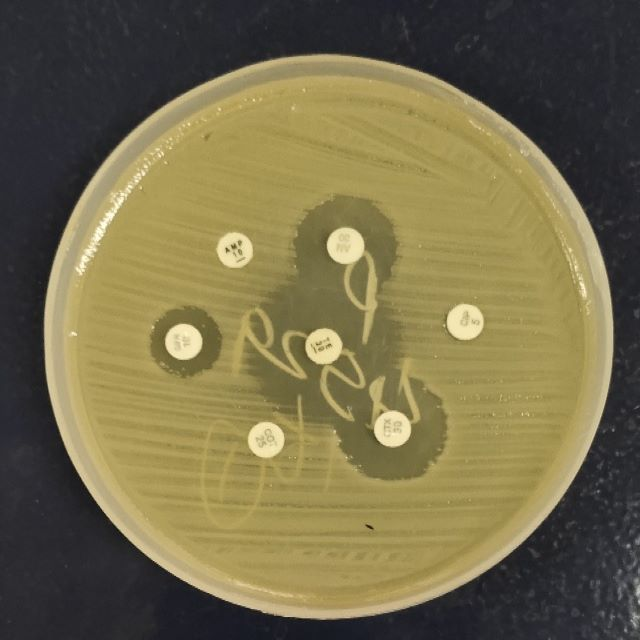
#> input picture image.jpg, 640 x 640 px; its folder holds only this picture in this run
$ python -i GUI.py   (imports and definitions only)
#> lines starting #> are read from the running program, lines starting #| are printed output that depends on the picture; after the words box and inside, x2 and y2 are one past the last pixel; in counts of white or black regions, pixels touching at a corner belong together
#> the answer given: image.jpg
#> in select_image, image is the input picture: shape (640, 640, 3); mean B, G, R 74.3, 108.7, 117.9
### experiment.py
import cv2
import numpy as np
import csv
import os
import glob
import shutil
import math

class Measure:

    def start(self,Image,crop_flag=True):
#> called with Image = 'image.jpg', crop_flag = True
        try:
            img_name=Image.split('.')[0].split('/')[-1]
            print(img_name)
            #check whether the .csv file is already present
            header_flag=os.path.exists('Record.xlsx')
            img = cv2.imread(Image, cv2.IMREAD_COLOR)
            img = cv2.resize(img, (512, 1111))
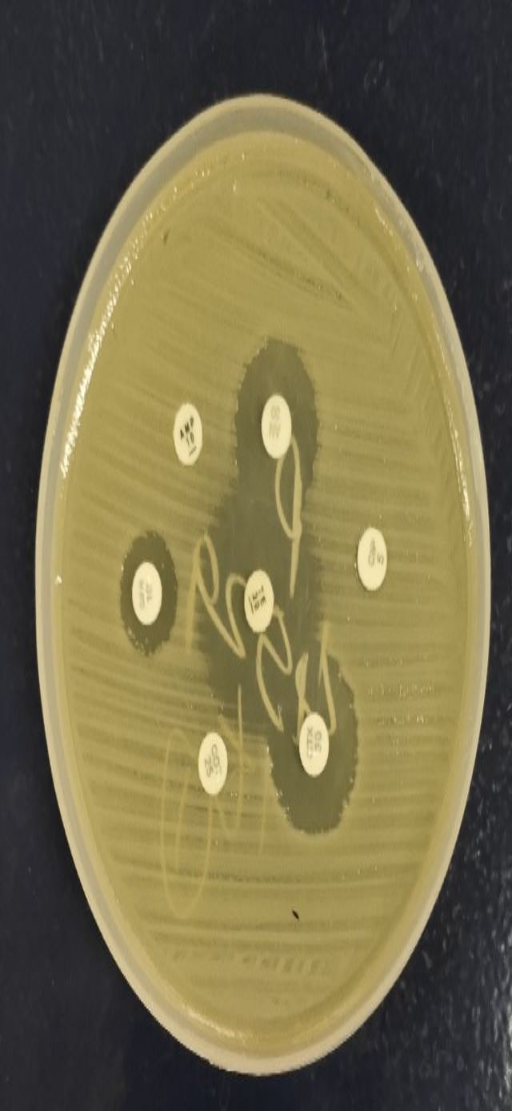
#> img: shape (1111, 512, 3); mean B, G, R 74.2, 108.6, 117.8
            img_=img
            # Convert to grayscale.
            gray = cv2.cvtColor(img, cv2.COLOR_BGR2GRAY)
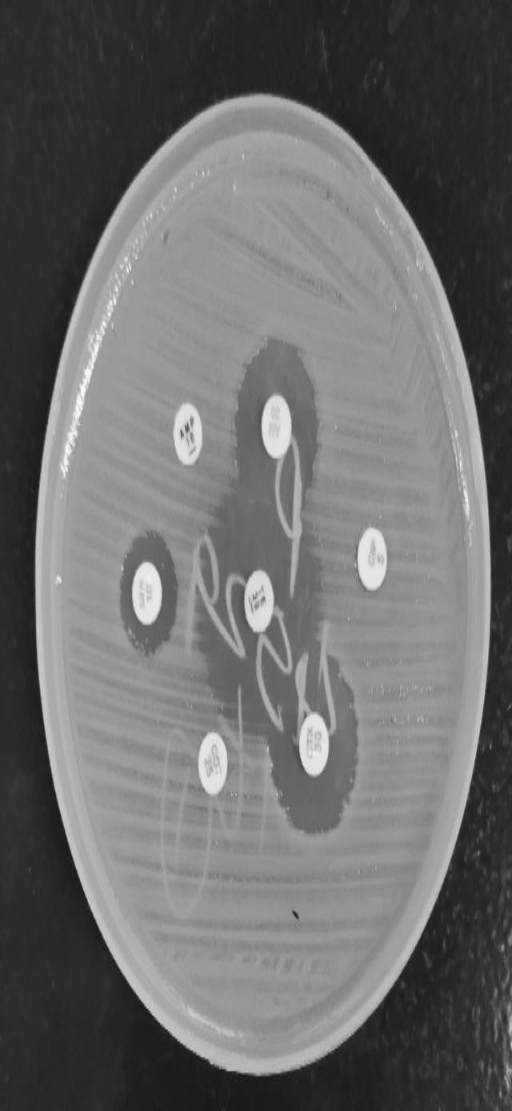
#> gray: shape (1111, 512); min 16, max 251, mean 107.4

            # Blur using 3 * 3 kernel.
            gray_blurred = cv2.blur(gray, (5, 3))

            # Apply Hough transform on the blurred image.
            detected_circles = cv2.HoughCircles(gray_blurred,
                                                cv2.HOUGH_GRADIENT, 1, 10, param1=300,
                                                param2=17, minRadius=1, maxRadius=15)
#> detected_circles = [[314.5, 764.5, 10]]
            # detected_circles_b is for big circle
            detected_circles_b = cv2.HoughCircles(gray_blurred, cv2.HOUGH_GRADIENT, 1, 20,
                                                  param1=100, param2=100, minRadius=30, maxRadius=240)
#> detected_circles_b = None
            # detected_circles_s is for big circle
            detected_circles_s = cv2.HoughCircles(gray_blurred, cv2.HOUGH_GRADIENT, 1, 10,
                                                  param1=100, param2=30, minRadius=1, maxRadius=15)
#> detected_circles_s = None

            #########################################################################
            ## Outer and Inner Circle detection code
            # Draw circles that are detected.
            if detected_circles_b is not None:

                # Convert the circle parameters a, b and r to integers.
                detected_circles_b = np.uint16(np.around(detected_circles_b))
                # print(detected_circles_b[0,0:7])
                for pt in detected_circles_b[0, 0:1]:
                    a, b, r = pt[0], pt[1], pt[2]

                    # Draw the circumference of the circle.
                    cv2.circle(img, (a, b), r, (0, 255, 0), 4)

                    # Draw a small circle (of radius 1) to show the center.
                    cv2.circle(img, (a, b), 1, (0, 0, 255), 2)
            i = 0
            label = ['x1', 'x2', 'x3', 'x4', 'x5', 'x6', 'x7', 'x8']
            chk=False
            header=["Patient's Sample Number",'x1(Px)','x1(mm)','Comment', 'x2(Px)','x2(mm)','Comment', 'x3(Px)', 'x3(mm)',
                    'Comment', 'x4(Px)', 'x4(mm)','Comment', 'x5(Px)', 'x5(mm)','Comment', 'x6(Px)', 'x6(mm)',
                    'Comment', 'x7(Px)', 'x7(mm)','Comment', 'x8(Px)', 'x8(mm)','Comment']
            if detected_circles_s is not None:
                test=detected_circles_s
                chk=True

                # Convert the circle parameters a, b and r to integers.
                detected_circles_s1 = np.uint16(np.around(detected_circles_s))
                mm = detected_circles_s1
                mm_=[]
                for pt in mm[0, 0:10]:
                    a, b = pt[0], pt[1]
                    r = 13
                    cv2.circle(img, (a, b), r, (0, 255, 0), 4)

                    #cv2.putText(img, label[i], (a - 15, b + 15), cv2.FONT_HERSHEY_SIMPLEX, 0.7, (255, 0, 0), 2)
                    #i += 1
                    #cv2.circle(img, (a, b), 1, (0, 0, 255), 2)
                    mm_.append([a,b,r])
                    # [18 lines of commented-out code are left out]
            data_out = []
            #if detected_circles is not None:
            if detected_circles is not None:
                detected_circles = np.uint16(np.around(detected_circles))
#> detected_circles = [[314, 764, 10]]
                #detected_circles = np.uint16(np.around(detected_circles))
                for pt in detected_circles[0, :]:
                    x, y, r = pt
                    h = 10

                    while h < 160:

                        #                 print('radius -', h)
                        try:
                            crop_img = img[y - h:y + h, x - h:x + h]
                            gray = cv2.cvtColor(crop_img, cv2.COLOR_BGR2GRAY)
                            gray_blurred = cv2.blur(gray, (5, 3))
                            ret, thresh = cv2.threshold(gray_blurred, 100, 255, cv2.THRESH_OTSU)
                            # ret, thresh = cv2.threshold(gray_blurred, 100, 255, 1)
                            edges = gray_blurred  # cv2.Canny(gray_blurred,50,20)
                            kernel = np.ones((5, 5), np.uint8)
                            img_dilation = cv2.dilate(thresh, kernel, iterations=1)
                            img_erosion = cv2.erode(img_dilation, kernel, iterations=1)
                            # if h>60:
                            #     cv2.imshow('test',img_dilation)
                            #     cv2.waitKey(0)

                            detected_circles_1 = cv2.HoughCircles(img_erosion, cv2.HOUGH_GRADIENT, 30, 40,
                                                                  param1=60, param2=1, minRadius=16, maxRadius=60)

                            show2 = crop_img
                            try:
                                if len(detected_circles_1) == 1:

                                    a, b, r_ = detected_circles_1[0, 0]
                                    if h - 5 < a < h + 5 and h - 5 < b < h + 5:
                                        #
                                        cv2.circle(show2, (a, b), r_, (255, 0, 0), 3)
                                        cv2.circle(show2, (a, b), 1, (255, 0, 0), 3)
                                        # cv2.putText(crop_img, 'Gradient - {}'.format(10), (100, 100), cv2.FONT_HERSHEY_SIMPLEX,
                                        #             0.5,
                                        #             (255, 0, 0), 2)
                                        data_out.append([x, y, r_])
                                        break
                                else:
                                    #cv2.imshow("Detected Circle", show2)
                                    #waitKey(0)
                                    pass
                            except:
                                pass
                        except Exception as e:
                            pass
                        h += 5
#> this loop made 1 pass
#> (x, y, r) on pass 1: (314, 764, 10)
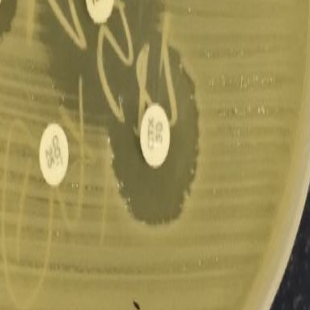
#> crop_img: shape (310, 310, 3); mean B, G, R 84.1, 141.1, 154.7
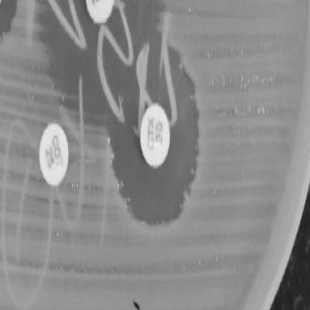
#> gray: shape (310, 310); min 31, max 239, mean 138.7
#> gray_blurred: shape (310, 310)
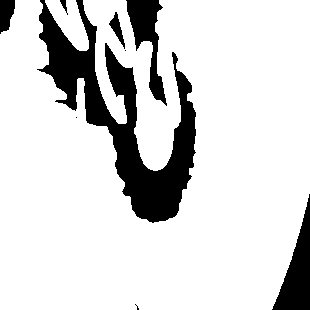
#> img_dilation: shape (310, 310); 84.2% white; 9 black regions (3 under 20 px), largest, box (x1, y1, x2, y2) and area: (37, 0, 196, 223) 10870, (272, 194, 310, 310) 2008, (126, 0, 167, 106) 1688, (0, 0, 15, 34) 383, (109, 12, 125, 49) 216, (60, 0, 68, 15) 48
#> img_erosion: shape (310, 310); 79.5% white; 8 black regions, largest, box (x1, y1, x2, y2) and area: (35, 0, 198, 225) 13922, (270, 192, 310, 310) 2320, (124, 0, 169, 108) 2318
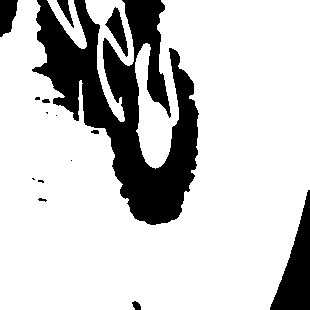
#> thresh: shape (310, 310); 79.1% white; 15 black regions (6 under 20 px), largest, box (x1, y1, x2, y2) and area: (32, 0, 199, 225) 16427, (270, 190, 310, 310) 2324, (0, 0, 18, 37) 489
#> after the loop, data_out = []
                i = 0
                res_dict={}
                xx = []
                xx.append(img_name)
                if data_out:
                    j=0
                    print(len(data_out))
                    print(len(mm_))

                    for p in range(len(mm[0])):
                        for q in range(len(mm_)):
                            try:
                                sum1=sum(data_out[p][:2])
                                sum2=sum(mm_[q][:2])
                                print(sum1,sum2)
                                if sum1==sum2 or sum2-3<=sum1<=sum2+3 or sum1-3<=sum2<=sum1+3:
                                    mm_.pop(q)
                                    break
                            except:
                                pass
                    data_out.extend(mm_)
                    for t in data_out:

                        a1, b1, r1 = t
                        #print('Diameter of', label[i], '=', 2 * r1)
                        # print(r1)
                        img=img_
                        cv2.circle(img, (a1, b1), r1, (255, 0, 0), 2)
                        cv2.circle(img, (a1, b1), 1, (255, 0, 0), 3)
                        cv2.line(img, (a1 - r1, b1), (a1, b1), (0, 0, 0), 3)
                        cv2.line(img, (a1 + r1, b1), (a1, b1), (0, 0, 0), 3)
                        # cv2.putText(img, '{}'.format(2 * r1), (a1 - 15, b1 + 15), cv2.FONT_HERSHEY_SIMPLEX, 0.5, (0, 255, 0), 2)
                        cv2.putText(img, label[i], (a1 - 15, b1 + 15), cv2.FONT_HERSHEY_SIMPLEX, 0.7, (0, 0, 255), 2)

                        float_value = float(r1)
                        round_value = round(float_value)
                        dia_value = int(round_value) * 2

                        mm_value = math.sqrt(math.pi * dia_value)

                        if mm_value <= 10:

                            xx.append(2 * r1)
                            xx.append(round(mm_value))
                            xx.append('Resistant')
                            res_dict[label[i]] = r1

                        elif  10<= mm_value <= 14:

                            xx.append(2 * r1)
                            xx.append(round(mm_value))
                            xx.append('Intermediate')
                            res_dict[label[i]] = r1

                        else:

                            xx.append(2 * r1)
                            xx.append(round(mm_value))
                            xx.append('Susceptible')
                            res_dict[label[i]] = r1


                        # print(xx)
                        i += 1
                        j+=1

                    #cv2.imshow("Detected Circle", img)
                    #cv2.waitKey(0)


                    #===== If Writing .csv file for first time write headers otherwise write the data into file that is already present
                    if not header_flag:
                        self.write_to_csv(header)
                    self.write_to_csv(xx)
                return [res_dict, img]

                # print(xx)

            elif detected_circles_s is not None:

                detected_circles = np.uint16(np.around(detected_circles_s))
                for pt in detected_circles[0, :]:
                    x, y, r = pt
                    h = 10

                    while h < 160:

                        #                 print('radius -', h)
                        try:
                            crop_img = img[y - h:y + h, x - h:x + h]
                            gray = cv2.cvtColor(crop_img, cv2.COLOR_BGR2GRAY)
                            gray_blurred = cv2.blur(gray, (5, 3))
                            ret, thresh = cv2.threshold(gray_blurred, 100, 255, cv2.THRESH_OTSU)
                            # ret, thresh = cv2.threshold(gray_blurred, 100, 255, 1)
                            edges = gray_blurred  # cv2.Canny(gray_blurred,50,20)
                            kernel = np.ones((5, 5), np.uint8)
                            img_dilation = cv2.dilate(thresh, kernel, iterations=1)
                            img_erosion = cv2.erode(img_dilation, kernel, iterations=1)
                            detected_circles_1 = cv2.HoughCircles(img_erosion, cv2.HOUGH_GRADIENT, 30, 40,
                                                                  param1=60, param2=1, minRadius=16, maxRadius=60)

                            show2 = crop_img
                            try:
                                if len(detected_circles_1) == 1:

                                    a, b, r_ = detected_circles_1[0, 0]
                                    if h - 5 < a < h + 5 and h - 5 < b < h + 5:
                                        #
                                        cv2.circle(show2, (a, b), r_, (255, 0, 0), 3)
                                        cv2.circle(show2, (a, b), 1, (255, 0, 0), 3)
                                        # cv2.putText(crop_img, 'Gradient - {}'.format(10), (100, 100), cv2.FONT_HERSHEY_SIMPLEX,
                                        #             0.5,
                                        #             (255, 0, 0), 2)
                                        data_out.append([x, y, r_])
                                        break
                                else:
                                    #cv2.imshow("Detected Circle", show2)
                                    #cv2.waitKey(0)
                                    pass
                            except:
                                pass
                        except:
                            pass
                        h += 5
                i = 0
                res_dict = {}
                xx = []
                xx.append(img_name)
                if data_out:
                    j = 0
                    print(len(data_out))
                    print(len(mm_))

                    for p in range(len(mm[0])):
                        for q in range(len(mm_)):
                            try:
                                sum1 = sum(data_out[p][:2])
                                sum2 = sum(mm_[q][:2])
                                print(sum1, sum2)
                                if sum1 == sum2 or sum2 - 3 <= sum1 <= sum2 + 3 or sum1 - 3 <= sum2 <= sum1 + 3:
                                    mm_.pop(q)
                                    break
                            except:
                                pass
                    data_out.extend(mm_)
                    for t in data_out:

                        a1, b1, r1 = t
                        # print('Diameter of', label[i], '=', 2 * r1)
                        # print(r1)
                        cv2.circle(img, (a1, b1), r1, (255, 0, 0), 2)
                        cv2.circle(img, (a1, b1), 1, (255, 0, 0), 3)
                        cv2.line(img, (a1 - r1, b1), (a1, b1), (0, 0, 0), 3)
                        cv2.line(img, (a1 + r1, b1), (a1, b1), (0, 0, 0), 3)
                        # cv2.putText(img, '{}'.format(2 * r1), (a1 - 15, b1 + 15), cv2.FONT_HERSHEY_SIMPLEX, 0.5, (0, 255, 0), 2)
                        cv2.putText(img, label[i], (a1 - 15, b1 + 15), cv2.FONT_HERSHEY_SIMPLEX, 0.7, (0, 0, 255), 2)

                        float_value = float(r1)
                        round_value = round(float_value)
                        dia_value = int(round_value) * 2

                        mm_value = math.sqrt(math.pi * dia_value)

                        if mm_value <= 10:

                            xx.append(2 * r1)
                            xx.append(round(mm_value))
                            xx.append('Resistant')
                            res_dict[label[i]] = r1
                        # [6 lines of commented-out code are left out]

                        elif 10<= mm_value <= 14:

                            xx.append(2 * r1)
                            xx.append(round(mm_value))
                            xx.append('Intermediate')
                            res_dict[label[i]] = r1
                        else:
                            xx.append(2 * r1)
                            xx.append(round(mm_value))
                            xx.append('Susceptible')
                            res_dict[label[i]] = r1

                        i += 1
                        j += 1

                    #cv2.imshow("Detected Circle", img)
                    #cv2.waitKey(0)

                    # ===== If Writing .csv file for first time write headers otherwise write the data into file that is already present
                    if not header_flag:
                        self.write_to_csv(header)
                    self.write_to_csv(xx)
                return [res_dict, img]

                # print(xx)


            else:
                # cv2.imshow("Detected Circle", img)
                # cv2.waitKey(0)

                print("########### No Circles detected in given image ############")
        except Exception as e:
            print(e)

    ##Write Data to CSV file(Append Mode)
    # [4 lines left out: function write_to_csv, not called in this run]


    #########################################################################
    ## Give Input Image File
    # det("Image1.jpg")
# a=Measure()
# a.start(r'C:\Users\Osiya\Desktop\Dessertion\final\images\x_55.jpg')

### GUI.py
# USAGE
# tkinter_test.py

# import the necessary packages
from tkinter import *
from experiment import Measure
import tkinter as tk
from PIL import Image
from PIL import ImageTk
from tkinter import filedialog
import cv2
import numpy as np
# [1 line not run here, left out]

a = Measure()


# [1 line not run here, left out]

# Read image.
def select_image():
# grab a reference to the image panels

	global panelA, panelB, path, dest,image_name
	dest=False

# open a file chooser dialog and allow the user to select an input
	# image

	path = filedialog.askopenfilename()
	select_image.path=path


# ensure a file path was selected
	if len(path) > 0:
		# load the image from disk, convert it to grayscale, and detect
		# edges in it
                dest = True
                image = cv2.imread(path)
                edged=a.start(path,crop_flag=True)[1]
                resized_img=cv2.resize(image, (650,1400))
                resized_edged=cv2.resize(edged, (650,1400))
                y=270
                x=0
                h=750
                w=5000
                image1 = resized_img[y:y+h, x:x+w]
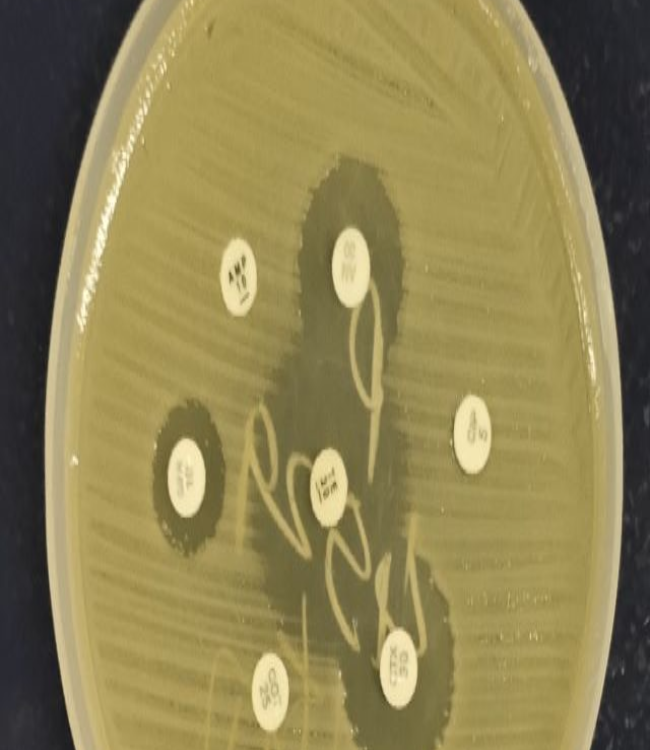
#> image1: shape (750, 650, 3); mean B, G, R 82.5, 129.8, 141.6
                image2 = resized_edged[y:y+h, x:x+w]

		# OpenCV represents images in BGR order; however PIL represents
		# images in RGB order, so we need to swap the channels
                image = cv2.cvtColor(image1, cv2.COLOR_BGR2RGB)
#> image: shape (750, 650, 3)
                edged= cv2.cvtColor(image2, cv2.COLOR_BGR2RGB)

		# convert the images to PIL format...
                image = Image.fromarray(image)

                edged = Image.fromarray(edged)

		# ...and then to ImageTk format
                image = ImageTk.PhotoImage(image)
                edged = ImageTk.PhotoImage(edged)

		# if the panels are None, initialize them
                if panelA is None or panelB is None:
			# the first panel will store our original image
                        panelA = Label(image=image)
                        panelA.image = image
                        panelA.pack(side="left")
			# panelA.grid()

			# while the second panel will store the edge map
                        panelB = Label(image=edged)
                        panelB.image = edged
                        panelB.pack(side="right")
			# panelB.grid(row=0,column=1)

		# otherwise, update the image panels
                else:
			# update the pannels
                        panelA.configure(image=image)
                        panelB.configure(image=edged)
                        panelA.image = image
                        panelB.image = edged

# initialize the window toolkit along with the two image panels
def result():
	root2=Tk()
	dict = a.start(path,crop_flag=True)[0]
	frame2 = Frame(root2, width=100, height=100)
	row = 0
	col = 0
	for key, value in dict.items():
		tk.Label(root2,
				 text=str(key)).grid(row=row, column=col)
		tk.Label(root2,
				 text=str( 2*value)).grid(row=row, column=1)
		row+=1

panelA = None
panelB = None
#image_name=select_image.path.split(r'/')[-1].split('.')[0]

# create a button, then when pressed, will trigger a file chooser
# dialog and allow the user to select an input image; then add the
# button the GUI

# [1 line that did not run here, left out]
# [1 line not run here, left out]
# [1 line that did not run here, left out]
# [4 lines not run here, left out]

>>> result = select_image()
